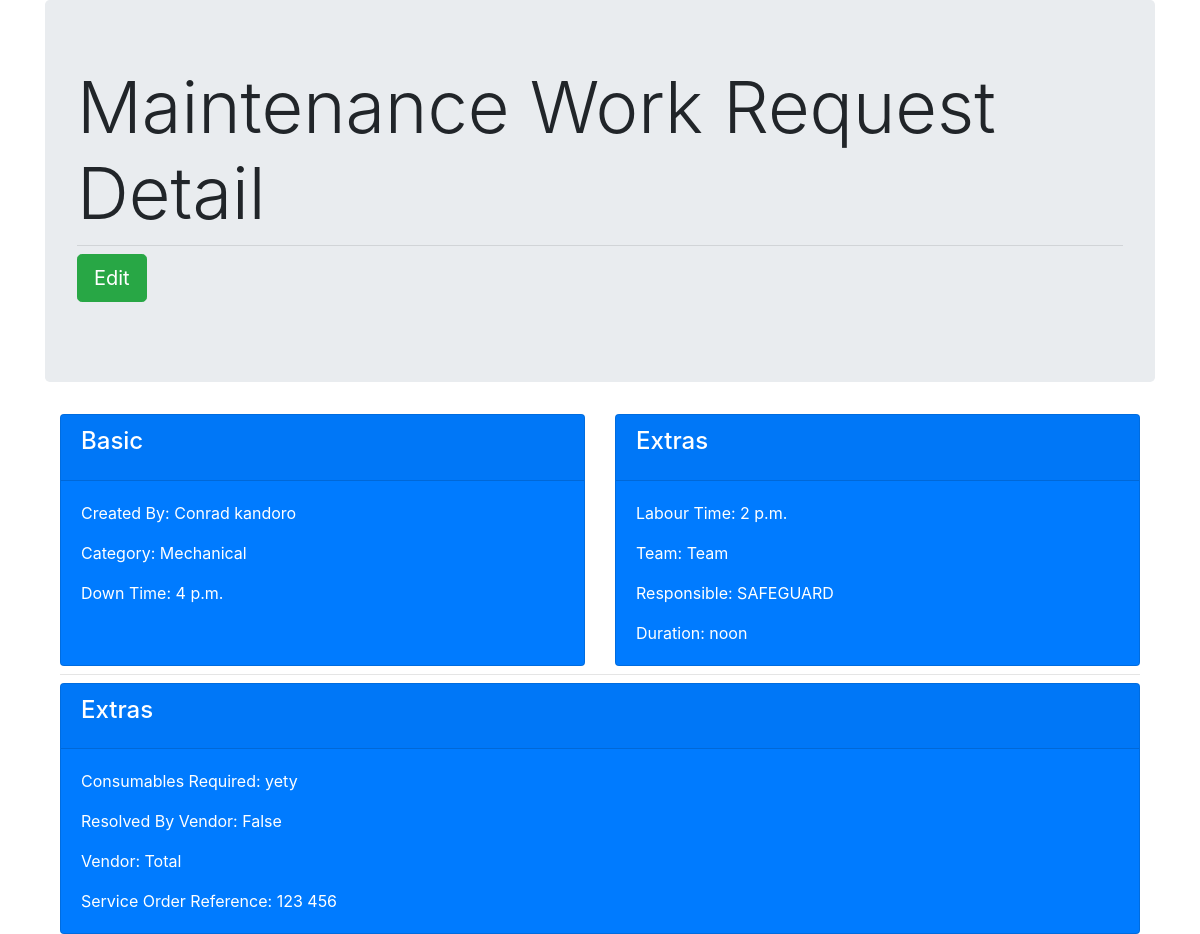
/maintenance/maintenance-detail/5, run on the app's committed database.
### maintenanceapp/models.py (models this page shows)
class MaintenanceWorkRequest(models.Model):
    class Meta:
        abstract=True
    description = models.CharField(max_length=20, null=True, blank=True)
    created_by = models.CharField(max_length=20)
    category = models.CharField(max_length=20, choices=[
        ('Electrical','Electrical'),
        ('Mechanical','Mechanical'),
        ('Automotive','Automotive'),
        ('Plumbing','Plumbing'),
        ('Carpentry','Carpentry'),
    ])
    down_time = models.TimeField(null=True)
    labour_time = models.TimeField(null=True)
    team = models.CharField(max_length=24)
    responsible = models.CharField(max_length=24)
    duration = models.TimeField(null=True)
    consumables_required = models.TextField(max_length=256)
    resolved_by_vendor = models.BooleanField(default=False)
    vendor = models.CharField(max_length=255)
    service_order_ref = models.CharField(max_length=255)

class BreakdownMaintenanceWorkRequest(MaintenanceWorkRequest):
    def get_absolute_url(self):
        return reverse("maintenanceapp:maintenance-detail", kwargs={"pk": self.pk})

### maintenanceapp/views.py (the view)
class BreakdownMaintenanceWorkDetailView(DetailView):
    model = models.BreakdownMaintenanceWorkRequest
    template_name = os.path.join('detail','work-request-detail.html')

### maintenanceapp/templates/detail/work-request-detail.html
{% extends 'nav.html' %}
{% block content %}
<div class="jumbotron">
    <h1 class="display-3">Maintenance Work Request Detail</h1>
    <hr class="my-2">
    <p class="lead">
        <a class="btn btn-success btn-lg" href="{% url 'maintenanceapp:maintenance-update' pk=object.pk%}" role="button">Edit</a>
    </p>
</div>
<div class="container">
    <div class="row">
        <div class="col-12">
            <div class="card-deck">
                <div class="card bg-primary text-white">
                    <div class="card-header">
                        <h4 class="card-title">Basic</h4>
                    </div>
                    <div class="card-body">
                        <p class="card-text">Created By: {{object.created_by}}</p>
                        <p class="card-text">Category: {{object.category}}</p>
                        <p class="card-text">Down Time: {{object.down_time}}
                        </p>
                    </div>
                </div>
                <div class="card bg-primary text-white">
                    <div class="card-header">
                        <h4 class="card-title">Extras</h4>
                    </div>
                    <div class="card-body">
                        <p class="card-text">Labour Time: {{object.labour_time}}</p>
                        <p class="card-text">Team: {{object.team}}</p>
                        <p class="card-text">Responsible: {{object.responsible}}</p>
                        <p class="card-text">Duration: {{object.duration}}</p>
                    </div>
                </div>
            </div>
        <hr class="my-2">
        <div class="row">
            <div class="col-12">
                <div class="card-deck">
                    <div class="card bg-primary text-white">
                        <div class="card-header">
                            <h4 class="card-title">Extras</h4>
                        </div>
                        <div class="card-body">
                            <p class="card-text">Consumables Required: {{object.consumables_required}}</p>
                            <p class="card-text">Resolved By Vendor: {{object.resolved_by_vendor}}</p>
                            <p class="card-text">Vendor: {{object.vendor}}</p>
                            <p class="card-text">Service Order Reference: {{object.service_order_ref}}
                            </p>
                        </div>
                    </div>
                </div>
            </div>
        </div>
    </div>
</div>
{% endblock  %}

### maintenanceapp/templates/nav.html (shortened to what this page needs)
{% extends "maintenance.html" %}
{% load static %}

### maintenanceapp/templates/maintenance.html (shortened to what this page needs)
{% load static %}
<!DOCTYPE html>
<html lang="en">
<head>
    <link rel="stylesheet" type="text/css" media="screen" href="{% static 'maintenanceapp/css/bootstrap.min.css' %}" />
</head>
<body>
    <div class="container">
    {% block content %}
    {% endblock %}
    </div>
</body>
</html>

### data on the page
BreakdownMaintenanceWorkRequest: created_by "Conrad kandoro", category "Mechanical", down_time "4 p.m.", labour_time "2 p.m.", team "Team", responsible "SAFEGUARD", duration "noon", consumables_required "yety", resolved_by_vendor "False", vendor "Total", service_order_ref "123 456"
